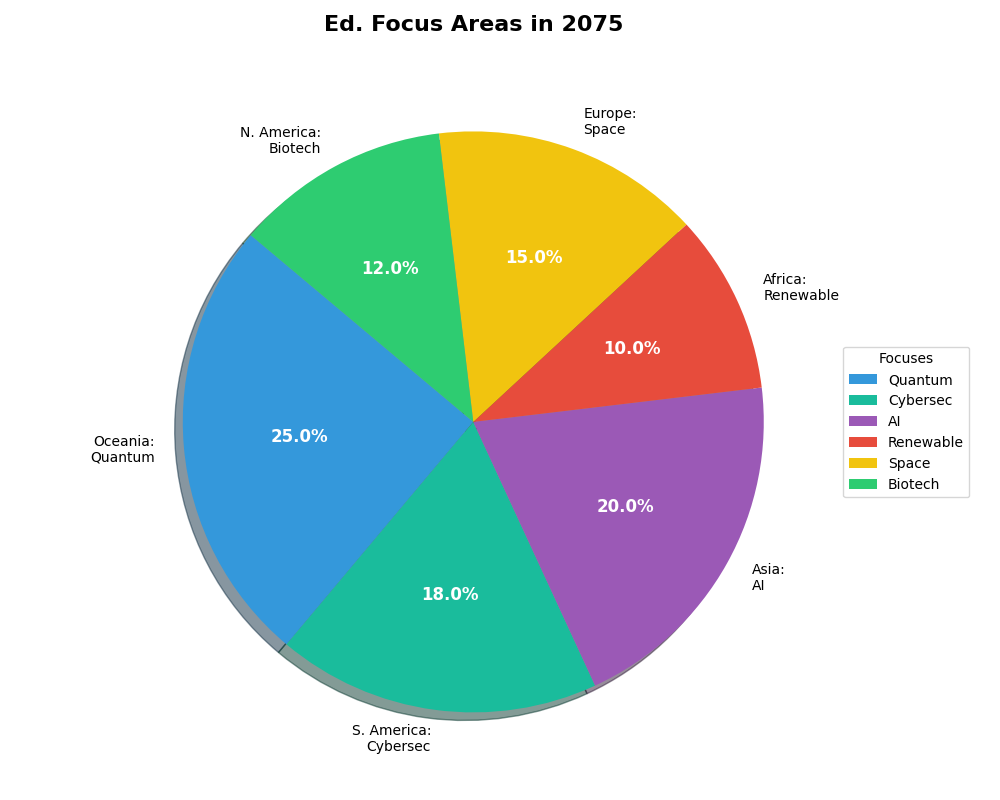

Reproduce this figure in Python.
import matplotlib.pyplot as plt

regions = ['Oceania', 'S. America', 'Asia', 'Africa', 'Europe', 'N. America']
focuses = ['Quantum', 'Cybersec', 'AI', 'Renewable', 'Space', 'Biotech']
percentages = [25, 18, 20, 10, 15, 12]

colors = ['#3498DB', '#1ABC9C', '#9B59B6', '#E74C3C', '#F1C40F', '#2ECC71']

fig, ax = plt.subplots(figsize=(10, 8))

wedges, texts, autotexts = ax.pie(
    percentages,
    colors=colors,
    autopct='%1.1f%%',
    startangle=140,
    shadow=True
)

for i, text in enumerate(texts):
    text.set_text(f"{regions[i]}:\n{focuses[i]}")
    text.set_size(10)
    text.set_color('black')

plt.setp(autotexts, size=12, weight='bold', color='white')

ax.set_title("Ed. Focus Areas in 2075", fontsize=16, fontweight='bold', pad=20)

ax.legend(wedges, focuses, title="Focuses", loc="center left", bbox_to_anchor=(1, 0, 0.5, 1))

plt.tight_layout()
plt.show()
